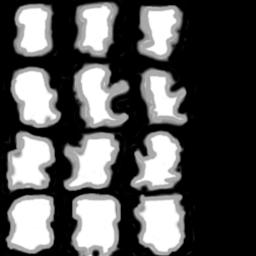
#> input picture test.png, 256 x 256 px
$ python -i crop.py   (imports and definitions only)
#> lines starting #> are read from the running program, lines starting #| are printed output that depends on the picture
#> further down, picture is the input picture: PIL image 256x256 RGB; mean R, G, B 86.1, 86.1, 86.1
from PIL import Image

def crop(img):
    img = img.convert('RGBA')
    width, height = img.size
#> width = 256; height = 256
    cel_width = width / 4
#> cel_width = 64
    cel_height = height / 4
#> cel_height = 64
    cell = img.crop((0, 0, cel_width, cel_height))
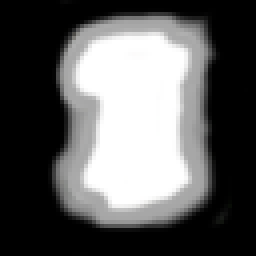
#> cell: PIL image 64x64 RGBA (shown 4 times larger); mean R, G, B, A 93.2, 93.2, 93.2, 255
    pixel = cell.getpixel((cel_width / 2, cel_height / 2))
#> pixel = (255, 255, 255, 255)
    alpha = pixel[3]
#> alpha = 255
    if alpha == 0:
        img = img.crop((cel_width, 0, width, height))
    else:
        img = img.crop((0, 0, width - cel_width, height))
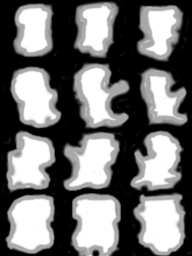
#> img: PIL image 192x256 RGBA; mean R, G, B, A 114.8, 114.8, 114.8, 255
    return img

>>> from PIL import Image
>>> picture = Image.open('test.png')
>>> result = crop(picture)
